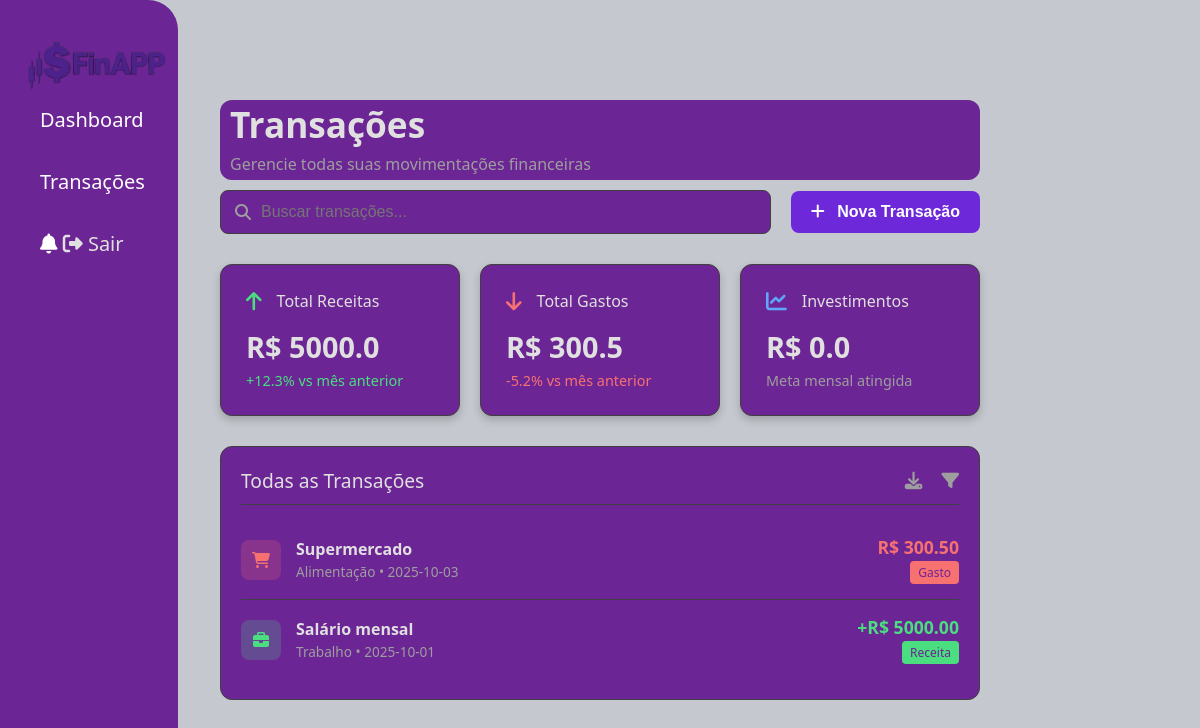
Page /transacoes (signed in) on the earlier database version.
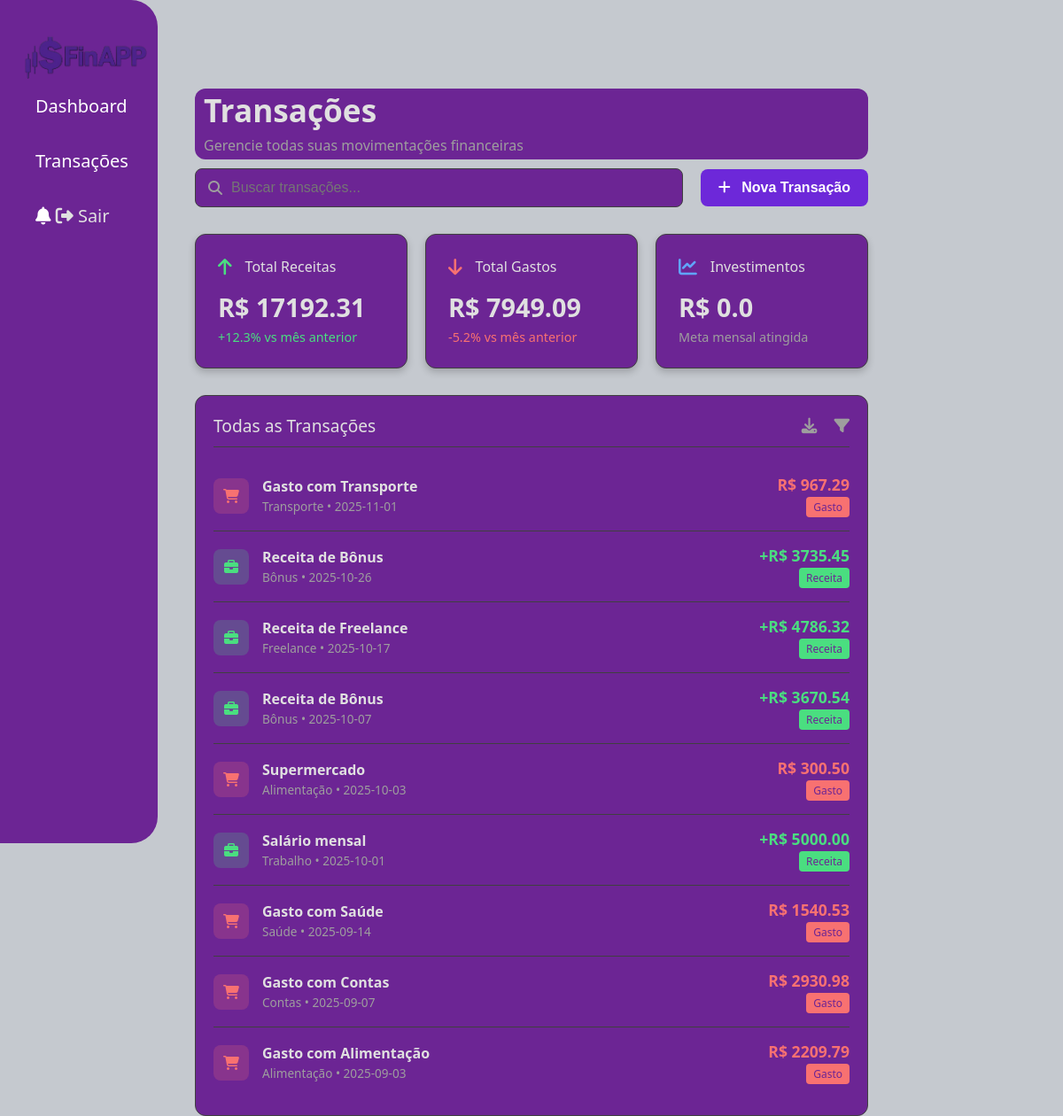
Same page on the later database version.
### tables this page shows
CREATE TABLE TB_Transacao (
    id_transacao INTEGER PRIMARY KEY AUTOINCREMENT,
    id_usuario INTEGER NOT NULL,
    tipo TEXT NOT NULL,           -- receita ou despesa
    categoria TEXT NOT NULL,
    valor REAL NOT NULL,
    data_transacao DATE DEFAULT (date('now')),
    descricao TEXT,
    FOREIGN KEY (id_usuario) REFERENCES TB_Usuario(id_usuario)
);

### app.py (the view, shortened to what this page needs)
@app.route("/transacoes", methods=["GET", "POST"])
def transacoes():
    if "user_id" not in session:
        flash("Faça login para acessar as transações.")
        return redirect(url_for("login_form"))
    conn = get_connection()
    cursor = conn.cursor()
    try:
        cursor.execute("""
            SELECT descricao, tipo, categoria, valor, data_transacao
            FROM TB_Transacao
            WHERE id_usuario = ?
            ORDER BY data_transacao DESC
        """, (session["user_id"],))
        transacoes = cursor.fetchall()
        total_receita = sum(t[3] for t in transacoes if t[1] == "receita")
        total_gasto = sum(t[3] for t in transacoes if t[1] == "gasto")
        total_investimento = sum(t[3] for t in transacoes if t[1] == "investimento")
    except Exception as e:
        flash(f"Erro ao carregar transações: {e}")
        transacoes = []
        total_receita = total_gasto = total_investimento = 0
    finally:
        cursor.close()
        conn.close()
    return render_template(
        "transacoes.html",
        transacoes=transacoes,
        total_receita=total_receita,
        total_gasto=total_gasto,
        total_investimento=total_investimento
    )

### db.py (called while the page is built)
def get_connection():
    base_dir = os.path.dirname(os.path.abspath(__file__))
    data_dir = os.path.join(base_dir, "data")
    os.makedirs(data_dir, exist_ok=True)
    db_path = os.path.join(data_dir, "database.db")
    print(f"📁 Conectando ao banco de dados: {db_path}")
    return sqlite3.connect(db_path)

### templates/transacoes.html (shortened to what this page needs)
<!DOCTYPE html>
<html lang="pt-BR">
<head>
    <link rel="stylesheet" href="{{ url_for('static', filename='css/style-transacoes.css') }}">
    <link rel="stylesheet" href="https://cdnjs.cloudflare.com/ajax/libs/font-awesome/6.4.2/css/all.min.css">
</head>
<body>
    <aside class="barralateral">
        <div class="logo">
            <a href="{{ url_for('home') }}"><header><img src="{{ url_for('static', filename='css/logo.png') }}" alt=""></header></a>
        </div>
        <ul>
            <li><a href="{{ url_for('home') }}">Dashboard</a></li>
            <li><a href="{{ url_for('transacoes') }}">Transações</a></li>
            <div class="user-info">
                <i class="fas fa-bell notification-icon"></i>
                <a href="{{ url_for('index') }}" id="btn-sair" class="btn-sair">
                <i class="fas fa-sign-out-alt"></i> Sair</a>
            </div>
        </ul>
    </aside>
    <main class="transacoes-page">
        <header class="page-header">
            <div>
                <h1>Transações</h1>
                <p class="subtitle">Gerencie todas suas movimentações financeiras</p>
            </div>
        </header>
        <section class="acoes-transacoes">
            <div class="search-box">
                <i class="fas fa-search"></i>
                <input type="text" placeholder="Buscar transações...">
            </div>
            <button class="btn-nova-transacao">
                <i class="fas fa-plus"></i> Nova Transação
            </button>
        </section>
        <section class="metricas-transacoes">
            <div class="card-metrica card-receita">
                <div class="header-card">
                    <i class="fas fa-arrow-up icon-receita"></i>
                    <h3>Total Receitas</h3>
                </div>
                <p class="valor-principal">R$ {{ total_receita|float|round(2) }}</p>
                <p class="variacao-positiva">+12.3% vs mês anterior</p>
            </div>
            <div class="card-metrica card-gasto">
                <div class="header-card">
                    <i class="fas fa-arrow-down icon-gasto"></i>
                    <h3>Total Gastos</h3>
                </div>
                <p class="valor-principal">R$ {{ total_gasto|float|round(2) }}</p>
                <p class="variacao-negativa">-5.2% vs mês anterior</p>
            </div>
            <div class="card-metrica card-investimento">
                <div class="header-card">
                    <i class="fas fa-chart-line icon-investimento"></i>
                    <h3>Investimentos</h3>
                </div>
                <p class="valor-principal">R$ {{ total_investimento|float|round(2) }}</p>
                <p class="meta-atingida">Meta mensal atingida</p>
            </div>
        </section>
        <section class="lista-transacoes-box">
            <div class="lista-header">
                <h2>Todas as Transações</h2>
                <div class="lista-acoes">
                    <i class="fas fa-download icon-action"></i>
                    <i class="fas fa-filter icon-action"></i>
                </div>
            </div>
            <ul class="lista-transacoes">
                {% for t in transacoes %}
                    {% set descricao = t[0] %}
                    {% set tipo = t[1] %}
                    {% set categoria = t[2] %}
                    {% set valor = t[3]|float %}
                    {% set data = t[4] %}
                    {% set tipoClasse = tipo %}
                    {% set tipoIcone = "fas fa-briefcase" if tipo=="receita" else ("fas fa-home" if categoria=="Moradia" else "fas fa-shopping-cart") %}
                    {% set valorPrefix = "+" if tipo=="receita" else "" %}
                    {% set tagNome = tipo.capitalize() %}
                <li class="transacao {{ tipoClasse }}">
                    <div class="icone-tipo tipo-{{ tipoClasse }}"><i class="{{ tipoIcone }}"></i></div>
                    <div class="detalhes">
                        <span class="nome">{{ descricao }}</span>
                        <span class="sub-detalhe">{{ categoria }} • {{ data }}</span>
                    </div>
                    <div class="valor-box">
                        <span class="valor valor-{{ tipoClasse }}">{{ valorPrefix }}R$ {{ "%.2f"|format(valor) }}</span>
                        <span class="tag tag-{{ tipoClasse }}">{{ tagNome }}</span>
                    </div>
                </li>
                {% endfor %}
            </ul>
        </section>
    </main>
</body>
</html>

Differences in the rows shown:
added TB_Transacao: descricao "Gasto com Transporte", categoria "Transporte", data_transacao "2025-11-01", valor "967.29", tipo "Gasto"
added TB_Transacao: descricao "Receita de Bônus", categoria "Bônus", data_transacao "2025-10-26", valorPrefix "+", valor "3735.45", tipo "Receita"
added TB_Transacao: descricao "Receita de Freelance", categoria "Freelance", data_transacao "2025-10-17", valorPrefix "+", valor "4786.32", tipo "Receita"
added TB_Transacao: descricao "Receita de Bônus", categoria "Bônus", data_transacao "2025-10-07", valorPrefix "+", valor "3670.54", tipo "Receita"
added TB_Transacao: descricao "Gasto com Saúde", categoria "Saúde", data_transacao "2025-09-14", valor "1540.53", tipo "Gasto"
added TB_Transacao: descricao "Gasto com Contas", categoria "Contas", data_transacao "2025-09-07", valor "2930.98", tipo "Gasto"
added TB_Transacao: descricao "Gasto com Alimentação", categoria "Alimentação", data_transacao "2025-09-03", valor "2209.79", tipo "Gasto"
Other differences:
{{ total_receita|float|round(2) }}: "5000.0" → "17192.31"
{{ total_gasto|float|round(2) }}: "300.5" → "7949.09"
